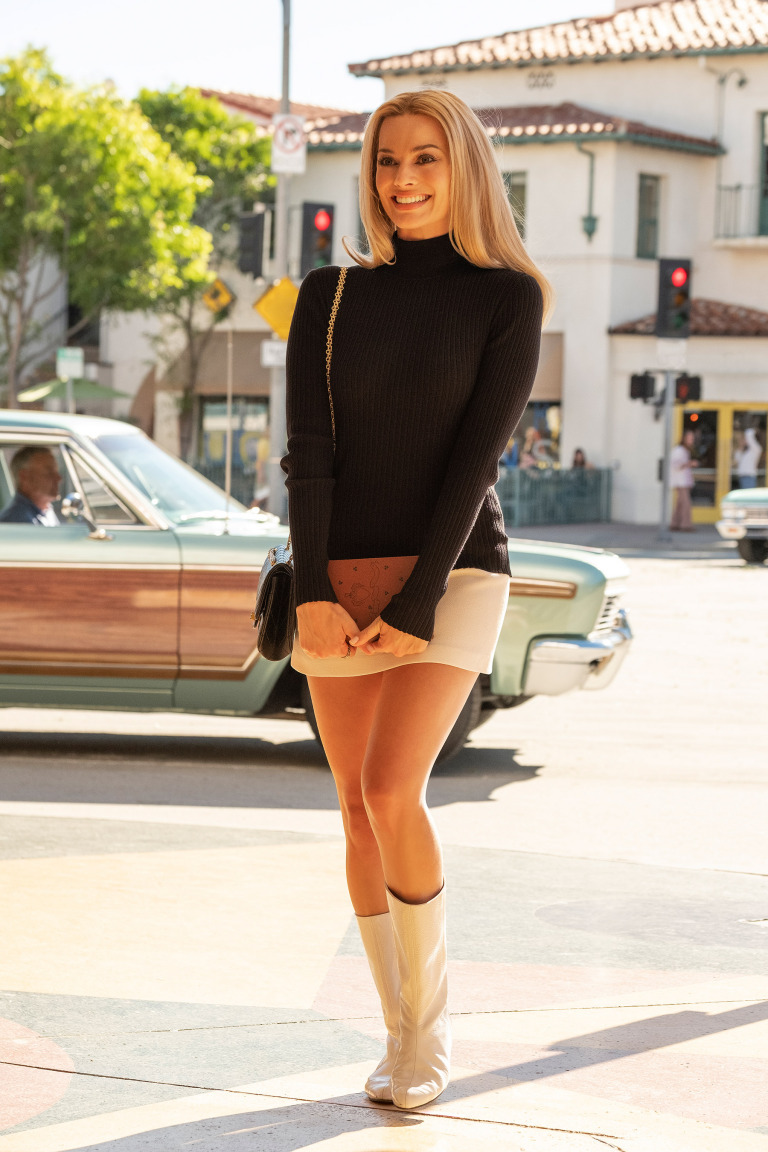
#> input picture 01_face_eye_detection/margot.jpg, 768 x 1152 px
$ jupyter execute --allow-errors Face_eye_detection_OpenCV.ipynb
#> lines starting #> are read from the running program, lines starting #| are printed output that depends on the picture
[cell 1]
import cv2
import matplotlib.pyplot as plt
cv2.__version__

[cell 2]
#**********************
#\\\\\ Call a pretrained model (Haar cascade models)
#**********************
# to use this model, load required XML files (classifier)
face_cascade = cv2.CascadeClassifier(cv2.data.haarcascades + 'haarcascade_frontalface_default.xml')
eye_cascade = cv2.CascadeClassifier(cv2.data.haarcascades + 'haarcascade_eye.xml')

[cell 3]
#**********************
#\\\\\ Load and read image
#**********************
image = cv2.imread("margot.jpg")
#> image is the input picture: shape (1152, 768, 3); mean B, G, R 154, 172.8, 187.3
image = cv2.resize(image, (533,800))
#> image: shape (800, 533, 3)
# transfer into grayscale mode (to improve efficiency of algorithm?)
gray_image = cv2.cvtColor(image, cv2.COLOR_BGR2GRAY)
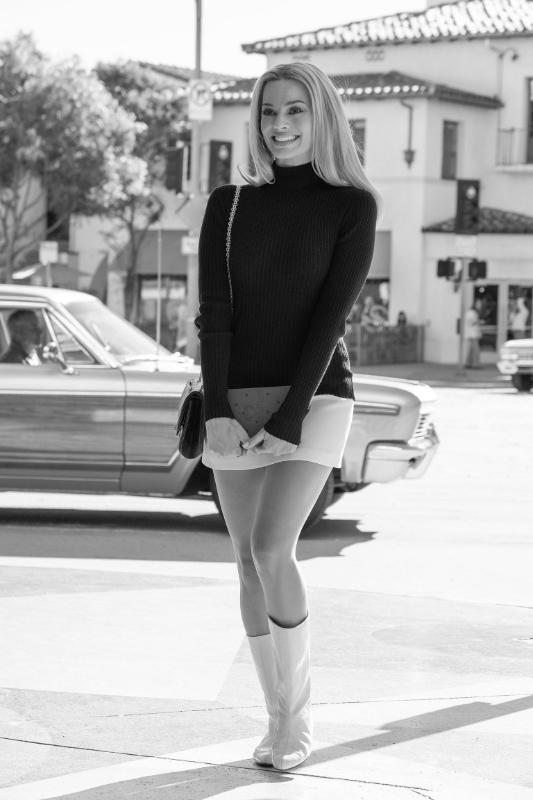
#> gray_image: shape (800, 533); min 3, max 255, mean 174.8

[cell 4]
#**********************
#\\\\\ visualization
#**********************
plt.figure()
plt.imshow(image)

#> (a cell that did not finish here is left out)

#> (a cell that did not finish here is left out)

[cell 7]
cv2.imwrite("margot_face_detected.jpeg", image)
#> Out = True
